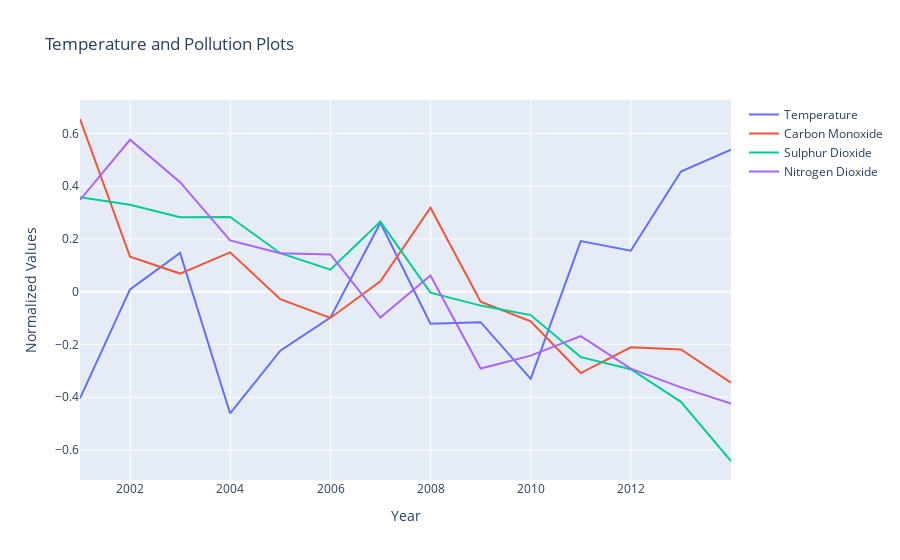

The notebook cell saved with this chart:
### Code cell
# Plotting the data
trace0 = go.Scatter(
    x = j3_norm.index,
    y = j3_norm['AverageTemperature'],
    mode = 'lines',
    name = 'Temperature'
)

trace1 = go.Scatter(
    x = j3_norm.index,
    y = j3_norm['CO AQI'],
    mode = 'lines',
    name = 'Carbon Monoxide'
)

trace3 = go.Scatter(
    x = j3_norm.index,
    y = j3_norm['SO2 AQI'],
    mode = 'lines',
    name = 'Sulphur Dioxide'
)

trace4 = go.Scatter(
    x = j3_norm.index,
    y = j3_norm['NO2 AQI'],
    mode = 'lines',
    name = 'Nitrogen Dioxide'
)

layout = go.Layout(
    title='Temperature and Pollution Plots',
    xaxis=dict(
        title='Year',
    ),
    yaxis=dict(
        title='Normalized Values',
    )
)

data = [trace0,trace1,trace3,trace4]
fig = go.Figure(data=data, layout=layout)
iplot(fig)

### Figure 1 — Plotly figure (JSON) as saved in the notebook; plotly's stock layout.template omitted (floating-point values rounded to 4 significant figures)
{"data": [{"mode": "lines", "name": "Temperature", "type": "scatter", "x": ["2000-12-31T00:00:00", "2001-12-31T00:00:00", "2002-12-31T00:00:00", "2003-12-31T00:00:00", "2004-12-31T00:00:00", "2005-12-31T00:00:00", "2006-12-31T00:00:00", "2007-12-31T00:00:00", "2008-12-31T00:00:00", "2009-12-31T00:00:00", "2010-12-31T00:00:00", "2011-12-31T00:00:00", "2012-12-31T00:00:00", "2013-12-31T00:00:00"], "y": [-0.4046, 0.008577, 0.1465, -0.4618, -0.224, -0.09864, 0.2613, -0.1219, -0.1157, -0.3304, 0.1918, 0.1552, 0.4555, 0.5382]}, {"mode": "lines", "name": "Carbon Monoxide", "type": "scatter", "x": ["2000-12-31T00:00:00", "2001-12-31T00:00:00", "2002-12-31T00:00:00", "2003-12-31T00:00:00", "2004-12-31T00:00:00", "2005-12-31T00:00:00", "2006-12-31T00:00:00", "2007-12-31T00:00:00", "2008-12-31T00:00:00", "2009-12-31T00:00:00", "2010-12-31T00:00:00", "2011-12-31T00:00:00", "2012-12-31T00:00:00", "2013-12-31T00:00:00"], "y": [0.6546, 0.1324, 0.06858, 0.149, -0.02827, -0.09968, 0.03957, 0.3181, -0.03779, -0.1123, -0.3086, -0.2111, -0.219, -0.3454]}, {"mode": "lines", "name": "Sulphur Dioxide", "type": "scatter", "x": ["2000-12-31T00:00:00", "2001-12-31T00:00:00", "2002-12-31T00:00:00", "2003-12-31T00:00:00", "2004-12-31T00:00:00", "2005-12-31T00:00:00", "2006-12-31T00:00:00", "2007-12-31T00:00:00", "2008-12-31T00:00:00", "2009-12-31T00:00:00", "2010-12-31T00:00:00", "2011-12-31T00:00:00", "2012-12-31T00:00:00", "2013-12-31T00:00:00"], "y": [0.3579, 0.3292, 0.2824, 0.2835, 0.1457, 0.08356, 0.2656, -0.003831, -0.05289, -0.08885, -0.2483, -0.2942, -0.4178, -0.6421]}, {"mode": "lines", "name": "Nitrogen Dioxide", "type": "scatter", "x": ["2000-12-31T00:00:00", "2001-12-31T00:00:00", "2002-12-31T00:00:00", "2003-12-31T00:00:00", "2004-12-31T00:00:00", "2005-12-31T00:00:00", "2006-12-31T00:00:00", "2007-12-31T00:00:00", "2008-12-31T00:00:00", "2009-12-31T00:00:00", "2010-12-31T00:00:00", "2011-12-31T00:00:00", "2012-12-31T00:00:00", "2013-12-31T00:00:00"], "y": [0.3475, 0.5758, 0.4149, 0.1942, 0.1454, 0.1411, -0.09843, 0.06099, -0.2913, -0.2425, -0.1683, -0.2921, -0.3631, -0.4242]}], "layout": {"title": {"text": "Temperature and Pollution Plots"}, "xaxis": {"title": {"text": "Year"}}, "yaxis": {"title": {"text": "Normalized Values"}}}}
